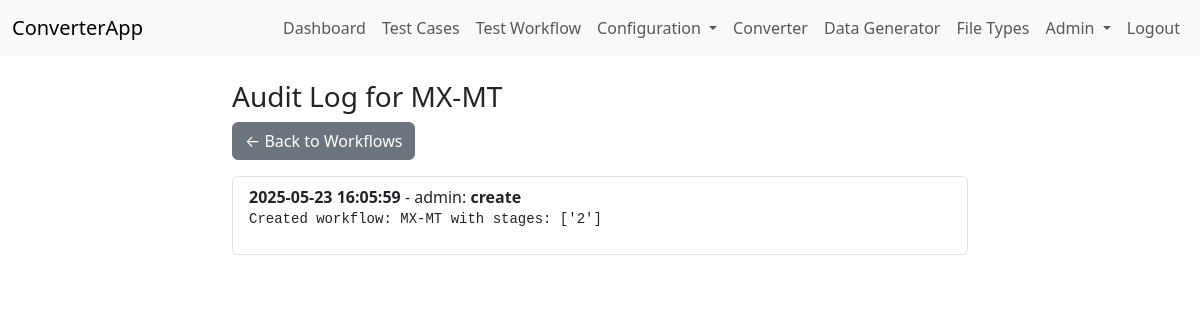
The app's page /test-workflow/2/audit (signed in) with its own data.
### app/models.py (models this page shows)
class Workflow(db.Model):
    id = db.Column(db.Integer, primary_key=True)
    name = db.Column(db.String(150), nullable=False, unique=True)
    stages = db.Column(db.Text, nullable=False)  # JSON list of converter config IDs
    created_at = db.Column(db.DateTime, default=datetime.utcnow)
    updated_at = db.Column(db.DateTime, default=datetime.utcnow, onupdate=datetime.utcnow)
    testcases_assoc = db.relationship('TestCaseWorkflow', back_populates='workflow', cascade='all, delete-orphan')
    testcases = db.relationship('TestCase', secondary='testcase_workflow', back_populates='workflows')

class WorkflowAuditLog(db.Model):
    __tablename__ = 'workflow_audit_log'
    id = db.Column(db.Integer, primary_key=True)
    workflow_id = db.Column(db.Integer, db.ForeignKey('workflow.id'), nullable=False)
    user = db.Column(db.String(128), nullable=False)
    action = db.Column(db.String(64), nullable=False)
    details = db.Column(db.Text)
    timestamp = db.Column(db.DateTime, default=datetime.utcnow)
    workflow = db.relationship('Workflow', backref=db.backref('audit_logs', lazy=True))

### app/config/routes.py (the view)
@converters.route('/test-workflow/<int:id>/audit', methods=['GET'])
@login_required
@permission_required('auditlog_view')
def audit_workflow(id):
    workflow = Workflow.query.get_or_404(id)
    logs = WorkflowAuditLog.query.filter_by(workflow_id=workflow.id).order_by(WorkflowAuditLog.timestamp.desc()).all()
    return render_template('test_workflow_audit.html', workflow=workflow, logs=logs)

### app/auth/routes.py (called while the page is built)
@login_manager.user_loader
def load_user(user_id):
    return User.query.get(int(user_id))

### app/testcases.py (called while the page is built)
def permission_required(permission_name):
    def decorator(f):
        @wraps(f)
        def decorated_function(*args, **kwargs):
            if not current_user.is_authenticated:
                abort(403)
            if not current_user.role or not any(p.name == permission_name for p in current_user.role.permissions):
                abort(403)
            return f(*args, **kwargs)
        return decorated_function
    return decorator

### app/templates/test_workflow_audit.html (shortened to what this page needs)
{% extends 'base.html' %}
{% block content %}
<div class="row">
  <div class="col-md-8 offset-md-2">
    <h3>Audit Log for {{ workflow.name }}</h3>
    <a href="{{ url_for('converters.test_workflow') }}" class="btn btn-secondary mb-3">&larr; Back to Workflows</a>
    {% if logs %}
      <ul class="list-group">
        {% for log in logs %}
          <li class="list-group-item">
            <b>{{ log.timestamp.strftime('%Y-%m-%d %H:%M:%S') }}</b> - {{ log.user }}: <b>{{ log.action }}</b><br>
            <pre style="white-space: pre-wrap;">{{ log.details }}</pre>
          </li>
        {% endfor %}
      </ul>
    {% else %}
      <div class="alert alert-info">No audit log entries for this workflow.</div>
    {% endif %}
  </div>
</div>
{% endblock %}

### records on screen
Workflow: name "MX-MT"
WorkflowAuditLog: timestamp "2025-05-23 16:05:59", user "admin", action "create", details "Created workflow: MX-MT with stages: ['2']"
